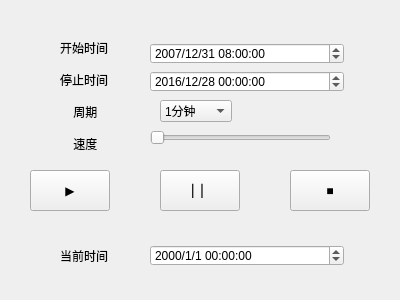
<?xml version="1.0" encoding="UTF-8"?>
<ui version="4.0">
 <class>Widget</class>
 <widget class="QWidget" name="Widget">
  <property name="geometry">
   <rect>
    <x>0</x>
    <y>0</y>
    <width>400</width>
    <height>300</height>
   </rect>
  </property>
  <property name="windowTitle">
   <string>Replay Controller</string>
  </property>
  <widget class="QPushButton" name="playButton">
   <property name="geometry">
    <rect>
     <x>30</x>
     <y>170</y>
     <width>80</width>
     <height>41</height>
    </rect>
   </property>
   <property name="text">
    <string>▶</string>
   </property>
  </widget>
  <widget class="QPushButton" name="pauseButton">
   <property name="geometry">
    <rect>
     <x>160</x>
     <y>170</y>
     <width>80</width>
     <height>41</height>
    </rect>
   </property>
   <property name="text">
    <string> ▏▏</string>
   </property>
  </widget>
  <widget class="QPushButton" name="stopButton">
   <property name="geometry">
    <rect>
     <x>290</x>
     <y>170</y>
     <width>80</width>
     <height>41</height>
    </rect>
   </property>
   <property name="text">
    <string>■</string>
   </property>
  </widget>
  <widget class="QDateTimeEdit" name="startDateTimeEdit">
   <property name="geometry">
    <rect>
     <x>150</x>
     <y>43</y>
     <width>194</width>
     <height>21</height>
    </rect>
   </property>
   <property name="date">
    <date>
     <year>2007</year>
     <month>12</month>
     <day>31</day>
    </date>
   </property>
   <property name="time">
    <time>
     <hour>8</hour>
     <minute>0</minute>
     <second>0</second>
    </time>
   </property>
   <property name="displayFormat">
    <string>yyyy/M/d HH:mm:ss</string>
   </property>
   <property name="timeSpec">
    <enum>Qt::UTC</enum>
   </property>
  </widget>
  <widget class="QDateTimeEdit" name="stopDateTimeEdit">
   <property name="geometry">
    <rect>
     <x>150</x>
     <y>71</y>
     <width>194</width>
     <height>21</height>
    </rect>
   </property>
   <property name="date">
    <date>
     <year>2016</year>
     <month>12</month>
     <day>28</day>
    </date>
   </property>
   <property name="displayFormat">
    <string>yyyy/M/d HH:mm:ss</string>
   </property>
   <property name="timeSpec">
    <enum>Qt::UTC</enum>
   </property>
  </widget>
  <widget class="QLabel" name="label">
   <property name="geometry">
    <rect>
     <x>60</x>
     <y>40</y>
     <width>54</width>
     <height>111</height>
    </rect>
   </property>
   <property name="text">
    <string>开始时间

停止时间

    周期

    速度</string>
   </property>
  </widget>
  <widget class="QComboBox" name="periodBox">
   <property name="geometry">
    <rect>
     <x>160</x>
     <y>100</y>
     <width>72</width>
     <height>22</height>
    </rect>
   </property>
   <item>
    <property name="text">
     <string>1分钟</string>
    </property>
   </item>
   <item>
    <property name="text">
     <string>5分钟</string>
    </property>
   </item>
   <item>
    <property name="text">
     <string>15分钟</string>
    </property>
   </item>
   <item>
    <property name="text">
     <string>30分钟</string>
    </property>
   </item>
   <item>
    <property name="text">
     <string>60分钟</string>
    </property>
   </item>
   <item>
    <property name="text">
     <string>1天</string>
    </property>
   </item>
  </widget>
  <widget class="QSlider" name="speedSlider">
   <property name="geometry">
    <rect>
     <x>150</x>
     <y>130</y>
     <width>181</width>
     <height>16</height>
    </rect>
   </property>
   <property name="minimum">
    <number>1</number>
   </property>
   <property name="maximum">
    <number>10</number>
   </property>
   <property name="pageStep">
    <number>1</number>
   </property>
   <property name="orientation">
    <enum>Qt::Horizontal</enum>
   </property>
  </widget>
  <widget class="QDateTimeEdit" name="currentDateTimeEdit">
   <property name="geometry">
    <rect>
     <x>150</x>
     <y>245</y>
     <width>194</width>
     <height>21</height>
    </rect>
   </property>
   <property name="displayFormat">
    <string>yyyy/M/d HH:mm:ss</string>
   </property>
   <property name="timeSpec">
    <enum>Qt::UTC</enum>
   </property>
  </widget>
  <widget class="QLabel" name="label_2">
   <property name="geometry">
    <rect>
     <x>60</x>
     <y>250</y>
     <width>54</width>
     <height>12</height>
    </rect>
   </property>
   <property name="text">
    <string>当前时间</string>
   </property>
  </widget>
 </widget>
 <resources/>
 <connections/>
</ui>
